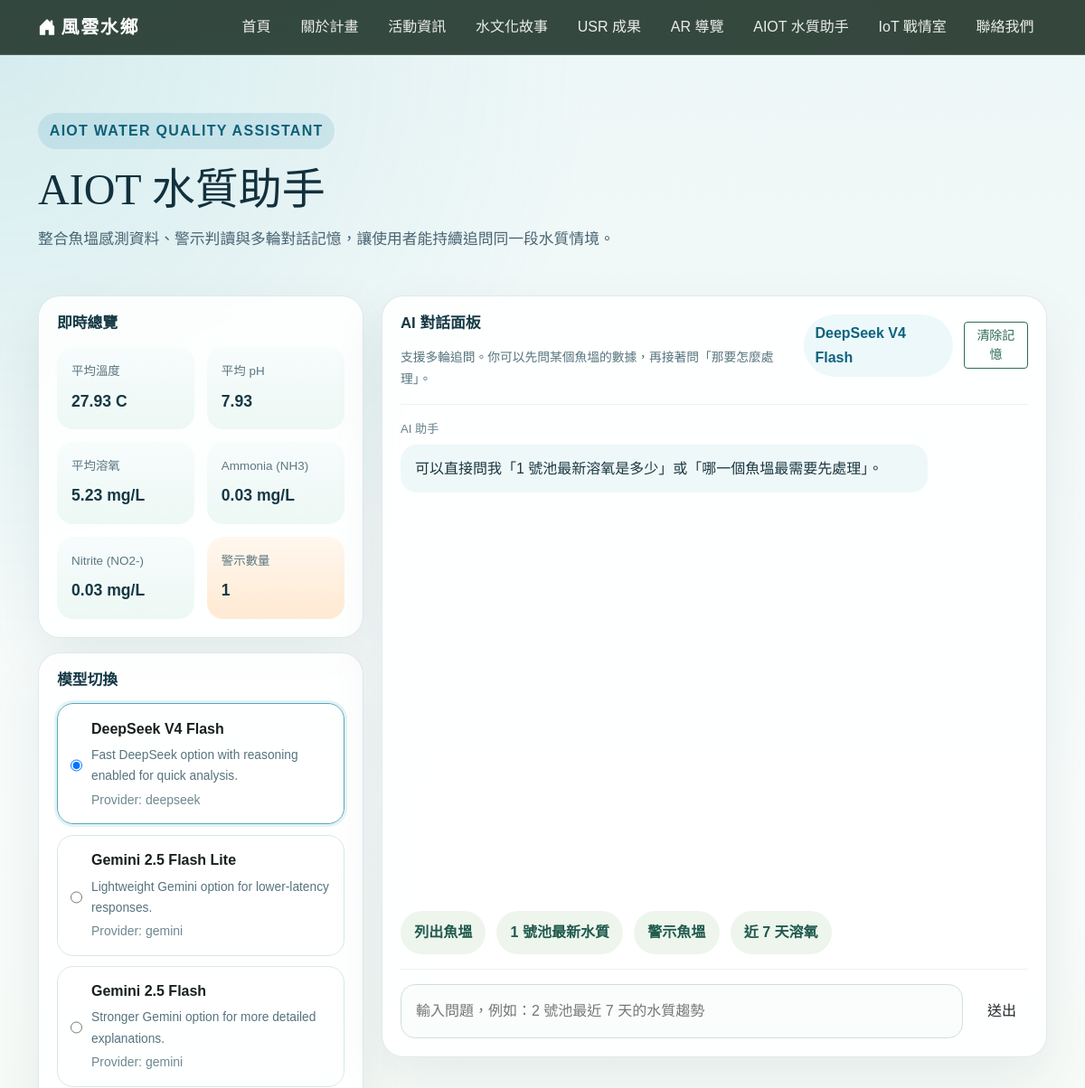
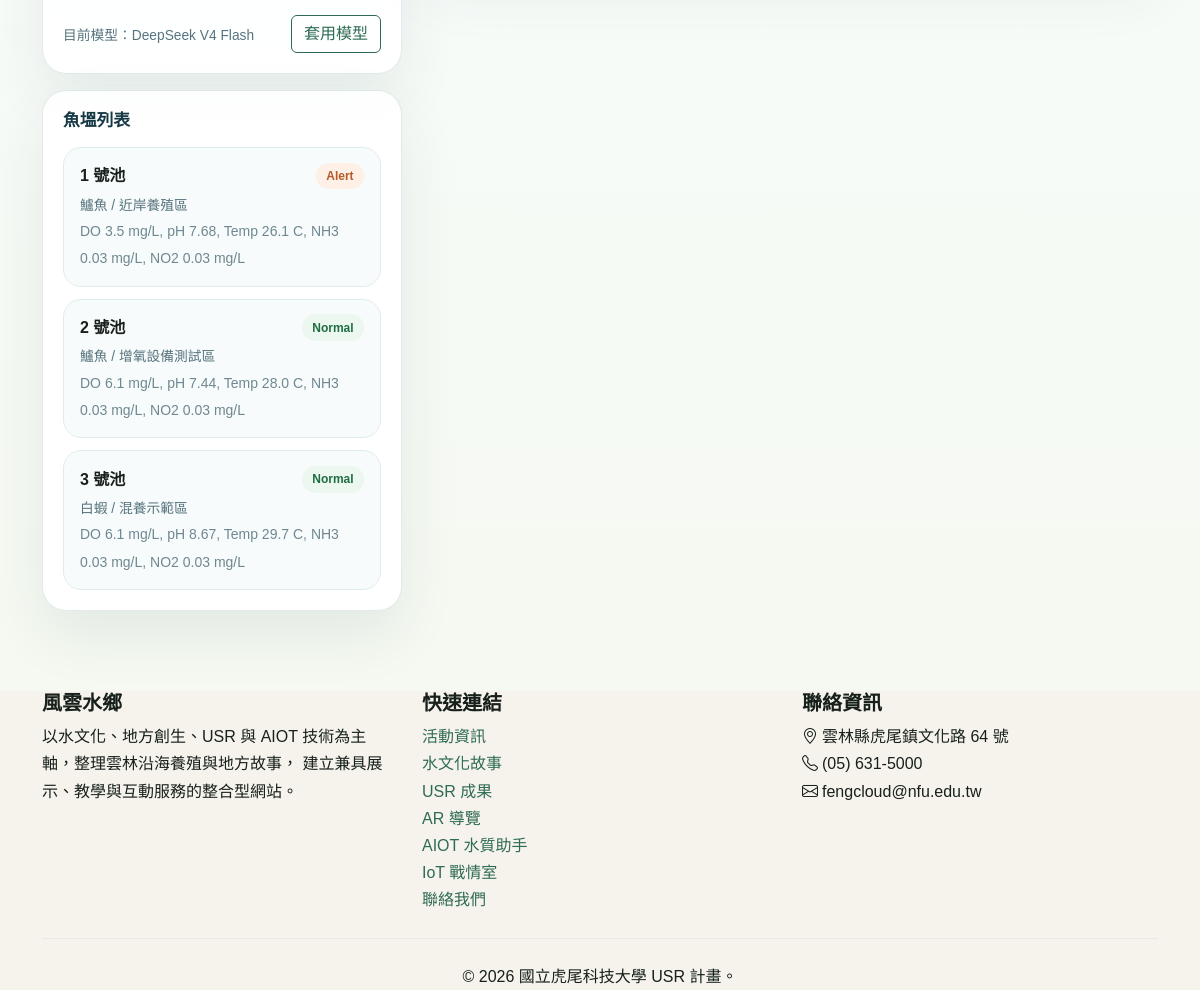
/aiot-water-assistant/, run on the app's committed database (2 pictures, top to bottom).
### water/models.py (models this page shows, shortened)
class Pond(models.Model):
    name = models.CharField(max_length=50, unique=True)
    description = models.CharField(max_length=200, blank=True)
    species = models.CharField(max_length=50, default="Fish")

### chat/views.py (the view)
# urls.py: path("", views.chat_page, name="page"),
def chat_page(request):
    current_model = _current_model_name(request)
    context = {
        "model_options": llm.get_available_models(),
        "current_model": current_model,
        "current_model_meta": _model_payload(current_model),
        "dashboard": _dashboard_payload(),
        "chat_history": _get_session_history(request),
    }
    return render(request, "chat/chat.html", context)

### chat/dashboard.py (called while the page is built)
def _latest_reading_subquery(field_name: str) -> Subquery:
    latest_reading = SensorReading.objects.filter(pond=OuterRef("pk")).order_by("-measured_at")
    return Subquery(latest_reading.values(field_name)[:1])

def _build_latest_pond_queryset():
    return Pond.objects.order_by("name").annotate(
        latest_measured_at=_latest_reading_subquery("measured_at"),
        latest_temperature=_latest_reading_subquery("temperature"),
        latest_ph=_latest_reading_subquery("ph"),
        latest_dissolved_oxygen=_latest_reading_subquery("dissolved_oxygen"),
        latest_ammonia=_latest_reading_subquery("ammonia"),
        latest_nitrite=_latest_reading_subquery("nitrite"),
    )

def _threshold_alerts(
    *,
    temperature: float | None,
    ph_value: float | None,
    dissolved_oxygen: float | None,
    ammonia: float | None,
    nitrite: float | None,
) -> list[str]:
    alerts: list[str] = []
    if dissolved_oxygen is not None and dissolved_oxygen < 4:
        alerts.append("Dissolved oxygen is below 4 mg/L.")
    if ph_value is not None and (ph_value < 7 or ph_value > 9):
        alerts.append("pH is outside the 7.0 to 9.0 range.")
    if temperature is not None and temperature > 32:
        alerts.append("Temperature is above 32C.")
    if ammonia is not None and ammonia > 0.2:
        alerts.append("Ammonia (NH3) is above 0.2 mg/L.")
    if nitrite is not None and nitrite > 0.5:
        alerts.append("Nitrite (NO2-) is above 0.5 mg/L.")
    return alerts

def _round_or_none(value) -> float | None:
    if value is None:
        return None
    return round(float(value), 2)

### chat/llm.py (called while the page is built, shortened)
def get_default_model_name() -> str:
    configured_model = (os.environ.get("LLM_MODEL") or "").strip()
    if configured_model in MODEL_CATALOG:
        return configured_model
    provider = os.environ.get("LLM_PROVIDER", "deepseek").strip().lower()
    if provider == "gemini":
        return "gemini-2.5-flash-lite"
    if provider == "deepseek":
        return "deepseek-v4-flash"

def get_available_models() -> list[dict[str, str]]:
    default_model = get_default_model_name()
    return [
        {
            "key": config.key,
            "label": config.label,
            "description": config.description,
            "provider": config.provider,
            "is_default": config.key == default_model,
        }
        for config in MODEL_CATALOG.values()
    ]

### chat/views.py (called while the page is built)
def _dashboard_payload() -> dict:
    return build_dashboard_payload(include_war_room=False)

### chat/templates/chat/chat.html (shortened to what this page needs)
{% extends "core/base.html" %}
{% block extra_css %}
{% load static %}
<link href="{% static 'css/aiot_assistant.css' %}" rel="stylesheet">
{% endblock %}
{% block content %}
<section class="aiot-hero">
  <div class="container">
    <div class="aiot-hero__copy">
      <span class="aiot-eyebrow">AIOT Water Quality Assistant</span>
      <h1>AIOT 水質助手</h1>
      <p>整合魚塭感測資料、警示判讀與多輪對話記憶，讓使用者能持續追問同一段水質情境。</p>
    </div>
  </div>
</section>
<section class="aiot-shell">
  <div class="container">
    <div class="aiot-layout">
      <aside class="aiot-sidebar">
        <div class="aiot-panel">
          <h2>即時總覽</h2>
          <div class="aiot-metrics" id="dashboard-metrics">
            <div class="aiot-metric">
              <span>平均溫度</span>
              <strong id="metric-temp">{% if dashboard.metrics.temperature_c is not None %}{{ dashboard.metrics.temperature_c }} C{% else %}--{% endif %}</strong>
            </div>
            <div class="aiot-metric">
              <span>平均 pH</span>
              <strong id="metric-ph">{% if dashboard.metrics.ph is not None %}{{ dashboard.metrics.ph }}{% else %}--{% endif %}</strong>
            </div>
            <div class="aiot-metric">
              <span>平均溶氧</span>
              <strong id="metric-do">{% if dashboard.metrics.dissolved_oxygen_mg_l is not None %}{{ dashboard.metrics.dissolved_oxygen_mg_l }} mg/L{% else %}--{% endif %}</strong>
            </div>
            <div class="aiot-metric">
              <span>Ammonia (NH3)</span>
              <strong id="metric-ammonia">{% if dashboard.metrics.ammonia_mg_l is not None %}{{ dashboard.metrics.ammonia_mg_l }} mg/L{% else %}--{% endif %}</strong>
            </div>
            <div class="aiot-metric">
              <span>Nitrite (NO2-)</span>
              <strong id="metric-nitrite">{% if dashboard.metrics.nitrite_mg_l is not None %}{{ dashboard.metrics.nitrite_mg_l }} mg/L{% else %}--{% endif %}</strong>
            </div>
            <div class="aiot-metric aiot-metric--alert">
              <span>警示數量</span>
              <strong id="metric-alert-count">{{ dashboard.metrics.alert_count }}</strong>
            </div>
          </div>
        </div>
        <div class="aiot-panel">
          <h2>模型切換</h2>
          <div class="aiot-models" id="model-selector">
            {% for option in model_options %}
            <label class="aiot-model-card{% if option.key == current_model %} is-active{% endif %}" data-model-option="{{ option.key }}">
              <input type="radio" name="model" value="{{ option.key }}" {% if option.key == current_model %}checked{% endif %}>
              <div>
                <strong>{{ option.label }}</strong>
                <p>{{ option.description }}</p>
                <small>Provider: {{ option.provider }}</small>
              </div>
            </label>
            {% endfor %}
          </div>
          <div class="aiot-model-actions">
            <p id="model-status">目前模型：{{ current_model_meta.label }}</p>
            <button type="button" id="apply-model" class="btn btn-outline-brand">套用模型</button>
          </div>
        </div>
        <div class="aiot-panel">
          <h2>魚塭列表</h2>
          <ul class="aiot-pond-list" id="pond-list">
            {% for pond in dashboard.ponds %}
            <li class="aiot-pond-item">
              <div class="aiot-pond-head">
                <strong>{{ pond.name }}</strong>
                <span class="aiot-badge {% if pond.status == 'Alert' %}aiot-badge--alert{% endif %}">{{ pond.status }}</span>
              </div>
              <p>{{ pond.species }}{% if pond.description %} / {{ pond.description }}{% endif %}</p>
              {% if pond.has_measurements %}
              <small>DO {{ pond.dissolved_oxygen_mg_l }} mg/L, pH {{ pond.ph }}, Temp {{ pond.temperature_c }} C, NH3 {% if pond.ammonia_mg_l is not None %}{{ pond.ammonia_mg_l }}{% else %}--{% endif %} mg/L, NO2 {% if pond.nitrite_mg_l is not None %}{{ pond.nitrite_mg_l }}{% else %}--{% endif %} mg/L</small>
              {% else %}
              <small>尚無量測資料</small>
              {% endif %}
            </li>
            {% empty %}
            <li class="aiot-pond-item">尚未建立魚塭資料。</li>
            {% endfor %}
          </ul>
        </div>
      </aside>
      <div class="aiot-chat">
        <div class="aiot-chat__head">
          <div>
            <h2>AI 對話面板</h2>
            <p>支援多輪追問。你可以先問某個魚塭的數據，再接著問「那要怎麼處理」。</p>
          </div>
          <div class="aiot-chat__tools">
            <span id="top-status" class="aiot-status">{{ current_model_meta.label }}</span>
            <button type="button" id="clear-history" class="btn btn-outline-brand btn-sm">清除記憶</button>
          </div>
        </div>
        <div class="aiot-chat__log" id="log">
          {% if chat_history %}
            {% for item in chat_history %}
            <div class="aiot-msg {% if item.role == 'user' %}aiot-msg--user{% else %}aiot-msg--bot{% endif %}">
              <div class="aiot-msg__who">{% if item.role == "user" %}你{% else %}AI 助手{% endif %}</div>
              <div class="aiot-msg__body">{{ item.content }}</div>
            </div>
            {% endfor %}
          {% else %}
          <div class="aiot-msg aiot-msg--bot">
            <div class="aiot-msg__who">AI 助手</div>
            <div class="aiot-msg__body">可以直接問我「1 號池最新溶氧是多少」或「哪一個魚塭最需要先處理」。</div>
          </div>
          {% endif %}
        </div>
        <div class="aiot-quick-actions">
          <button type="button" class="aiot-quick" data-question="請列出目前所有魚塭。">列出魚塭</button>
          <button type="button" class="aiot-quick" data-question="1 號池最新水質數據是什麼？">1 號池最新水質</button>
          <button type="button" class="aiot-quick" data-question="哪些魚塭目前有警示？">警示魚塭</button>
          <button type="button" class="aiot-quick" data-question="請分析最近 7 天的溶氧狀況。">近 7 天溶氧</button>
        </div>
        <form id="form" class="aiot-composer">
          <input type="text" id="input" placeholder="輸入問題，例如：2 號池最近 7 天的水質趨勢" autocomplete="off">
          <button id="send" type="submit" class="btn btn-brand">送出</button>
        </form>
      </div>
    </div>
  </div>
</section>
{% endblock %}

### static/css/style.css (style rules this page uses)
:root { --bg: #f6f3ed; --surface: #ffffff; --surface-soft: #f8faf7; --text: #17201b; --muted: #5d6762; --line: #d8e0dc; --brand-900: #1f4a39; --brand-700: #2e6b53; --brand-500: #3d8b6a; --brand-300: #9ec4b3; --accent-700: #b35b1e; --accent-500: #d77a30; --accent-100: #fde8d8; --shadow-sm: 0 2px 10px rgba(16, 26, 22, 0.08); --shadow-md: 0 10px 28px rgba(16, 26, 22, 0.12); --radius-sm: 10px; --radius-md: 18px; --radius-lg: 26px; }
*, *::before, *::after { box-sizing: border-box; }
html, body { margin: 0; padding: 0; overflow-x: hidden; }
body { font-family: "Noto Sans TC", sans-serif; color: var(--text); background: radial-gradient(1200px 500px at 8% -5%, rgba(61, 139, 106, 0.16), transparent 60%), radial-gradient(1000px 380px at 96% 0%, rgba(215, 122, 48, 0.12), transparent 58%), var(--bg); line-height: 1.7; }
.btn-outline-brand { border:1.5px solid var(--brand-700); color:var(--brand-700); }

### data on the page
Pond: name "1 號池", species "鱸魚", description "近岸養殖區"
Pond: name "2 號池", species "鱸魚", description "增氧設備測試區"
Pond: name "3 號池", species "白蝦", description "混養示範區"

### other printed values
{{ dashboard.metrics.temperature_c }} "27.93"
{{ dashboard.metrics.ph }} "7.93"
{{ dashboard.metrics.dissolved_oxygen_mg_l }} "5.23"
{{ dashboard.metrics.ammonia_mg_l }} "0.03"
{{ dashboard.metrics.nitrite_mg_l }} "0.03"
{{ dashboard.metrics.alert_count }} "1"
{{ option.label }} "DeepSeek V4 Flash" "Gemini 2.5 Flash Lite" "Gemini 2.5 Flash"
{{ option.description }} "Fast DeepSeek option with reasoning enabled for quick analysis." "Lightweight Gemini option for lower-latency responses." "Stronger Gemini option for more detailed explanations."
{{ option.provider }} "deepseek" "gemini" "gemini"
{{ current_model_meta.label }} "DeepSeek V4 Flash"
{{ pond.status }} "Alert" "Normal" "Normal"
{{ pond.dissolved_oxygen_mg_l }} "3.5" "6.1" "6.1"
{{ pond.ph }} "7.68" "7.44" "8.67"
{{ pond.temperature_c }} "26.1" "28.0" "29.7"
{{ pond.ammonia_mg_l }} "0.03" "0.03" "0.03"
